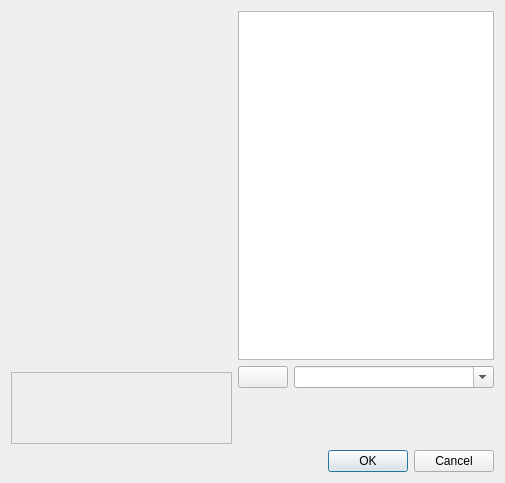
<?xml version="1.0" encoding="UTF-8"?>
<ui version="4.0">
 <class>WdgDlgInternalColorSelector</class>
 <widget class="QDialog" name="WdgDlgInternalColorSelector">
  <property name="geometry">
   <rect>
    <x>0</x>
    <y>0</y>
    <width>505</width>
    <height>483</height>
   </rect>
  </property>
  <property name="windowTitle">
   <string>Dialog</string>
  </property>
  <layout class="QVBoxLayout" name="verticalLayout">
   <item>
    <layout class="QHBoxLayout" name="horizontal">
     <item>
      <layout class="QVBoxLayout" name="leftPane">
       <item>
        <widget class="KisVisualColorSelector" name="visualSelector" native="true">
         <property name="sizePolicy">
          <sizepolicy hsizetype="MinimumExpanding" vsizetype="MinimumExpanding">
           <horstretch>0</horstretch>
           <verstretch>0</verstretch>
          </sizepolicy>
         </property>
         <property name="minimumSize">
          <size>
           <width>90</width>
           <height>90</height>
          </size>
         </property>
        </widget>
       </item>
       <item>
        <widget class="KisSpinboxColorSelector" name="spinboxselector" native="true">
         <property name="sizePolicy">
          <sizepolicy hsizetype="MinimumExpanding" vsizetype="Preferred">
           <horstretch>0</horstretch>
           <verstretch>0</verstretch>
          </sizepolicy>
         </property>
         <property name="minimumSize">
          <size>
           <width>0</width>
           <height>50</height>
          </size>
         </property>
        </widget>
       </item>
       <item>
        <widget class="QFrame" name="frame">
         <property name="frameShape">
          <enum>QFrame::StyledPanel</enum>
         </property>
         <property name="frameShadow">
          <enum>QFrame::Sunken</enum>
         </property>
         <property name="lineWidth">
          <number>2</number>
         </property>
         <property name="midLineWidth">
          <number>2</number>
         </property>
         <layout class="QHBoxLayout" name="nextprevlayout">
          <property name="spacing">
           <number>0</number>
          </property>
          <property name="leftMargin">
           <number>0</number>
          </property>
          <property name="topMargin">
           <number>0</number>
          </property>
          <property name="rightMargin">
           <number>0</number>
          </property>
          <property name="bottomMargin">
           <number>0</number>
          </property>
          <item>
           <widget class="KoColorPatch" name="currentColor" native="true">
            <property name="sizePolicy">
             <sizepolicy hsizetype="MinimumExpanding" vsizetype="Preferred">
              <horstretch>0</horstretch>
              <verstretch>0</verstretch>
             </sizepolicy>
            </property>
            <property name="minimumSize">
             <size>
              <width>50</width>
              <height>70</height>
             </size>
            </property>
           </widget>
          </item>
          <item>
           <widget class="KoColorPatch" name="previousColor" native="true">
            <property name="sizePolicy">
             <sizepolicy hsizetype="MinimumExpanding" vsizetype="Preferred">
              <horstretch>0</horstretch>
              <verstretch>0</verstretch>
             </sizepolicy>
            </property>
            <property name="minimumSize">
             <size>
              <width>25</width>
              <height>25</height>
             </size>
            </property>
           </widget>
          </item>
         </layout>
        </widget>
       </item>
      </layout>
     </item>
     <item>
      <layout class="QVBoxLayout" name="rightPane">
       <item>
        <widget class="KisPaletteView" name="paletteBox">
         <property name="sizePolicy">
          <sizepolicy hsizetype="Maximum" vsizetype="Expanding">
           <horstretch>0</horstretch>
           <verstretch>0</verstretch>
          </sizepolicy>
         </property>
         <property name="minimumSize">
          <size>
           <width>90</width>
           <height>0</height>
          </size>
         </property>
        </widget>
       </item>
       <item>
        <layout class="QHBoxLayout" name="horizontalLayout_2">
         <property name="topMargin">
          <number>0</number>
         </property>
         <item>
          <widget class="KisPopupButton" name="paletteList">
           <property name="sizePolicy">
            <sizepolicy hsizetype="Maximum" vsizetype="Fixed">
             <horstretch>0</horstretch>
             <verstretch>0</verstretch>
            </sizepolicy>
           </property>
           <property name="minimumSize">
            <size>
             <width>50</width>
             <height>0</height>
            </size>
           </property>
           <property name="text">
            <string/>
           </property>
          </widget>
         </item>
         <item>
          <widget class="SqueezedComboBox" name="cmbNameList">
           <property name="sizePolicy">
            <sizepolicy hsizetype="Minimum" vsizetype="Fixed">
             <horstretch>0</horstretch>
             <verstretch>0</verstretch>
            </sizepolicy>
           </property>
           <property name="editable">
            <bool>true</bool>
           </property>
          </widget>
         </item>
        </layout>
       </item>
       <item>
        <widget class="QWidget" name="screenColorPickerWidget" native="true">
         <property name="sizePolicy">
          <sizepolicy hsizetype="Preferred" vsizetype="Preferred">
           <horstretch>0</horstretch>
           <verstretch>0</verstretch>
          </sizepolicy>
         </property>
         <property name="minimumSize">
          <size>
           <width>50</width>
           <height>50</height>
          </size>
         </property>
        </widget>
       </item>
      </layout>
     </item>
    </layout>
   </item>
   <item>
    <widget class="QDialogButtonBox" name="buttonBox">
     <property name="orientation">
      <enum>Qt::Horizontal</enum>
     </property>
     <property name="standardButtons">
      <set>QDialogButtonBox::Cancel|QDialogButtonBox::Ok</set>
     </property>
    </widget>
   </item>
  </layout>
 </widget>
 <customwidgets>
  <customwidget>
   <class>KisPopupButton</class>
   <extends>QPushButton</extends>
   <header>kis_popup_button.h</header>
  </customwidget>
  <customwidget>
   <class>KisPaletteView</class>
   <extends>QTableView</extends>
   <header location="global">kis_palette_view.h</header>
  </customwidget>
  <customwidget>
   <class>SqueezedComboBox</class>
   <extends>QComboBox</extends>
   <header location="global">squeezedcombobox.h</header>
  </customwidget>
  <customwidget>
   <class>KisSpinboxColorSelector</class>
   <extends>QWidget</extends>
   <header>kis_spinbox_color_selector.h</header>
   <container>1</container>
  </customwidget>
  <customwidget>
   <class>KisVisualColorSelector</class>
   <extends>QWidget</extends>
   <header>KisVisualColorSelector.h</header>
   <container>1</container>
  </customwidget>
  <customwidget>
   <class>KoColorPatch</class>
   <extends>QWidget</extends>
   <header>KoColorPatch.h</header>
   <container>1</container>
  </customwidget>
 </customwidgets>
 <resources/>
 <connections>
  <connection>
   <sender>buttonBox</sender>
   <signal>accepted()</signal>
   <receiver>WdgDlgInternalColorSelector</receiver>
   <slot>accept()</slot>
   <hints>
    <hint type="sourcelabel">
     <x>248</x>
     <y>254</y>
    </hint>
    <hint type="destinationlabel">
     <x>157</x>
     <y>274</y>
    </hint>
   </hints>
  </connection>
  <connection>
   <sender>buttonBox</sender>
   <signal>rejected()</signal>
   <receiver>WdgDlgInternalColorSelector</receiver>
   <slot>reject()</slot>
   <hints>
    <hint type="sourcelabel">
     <x>316</x>
     <y>260</y>
    </hint>
    <hint type="destinationlabel">
     <x>286</x>
     <y>274</y>
    </hint>
   </hints>
  </connection>
 </connections>
</ui>
